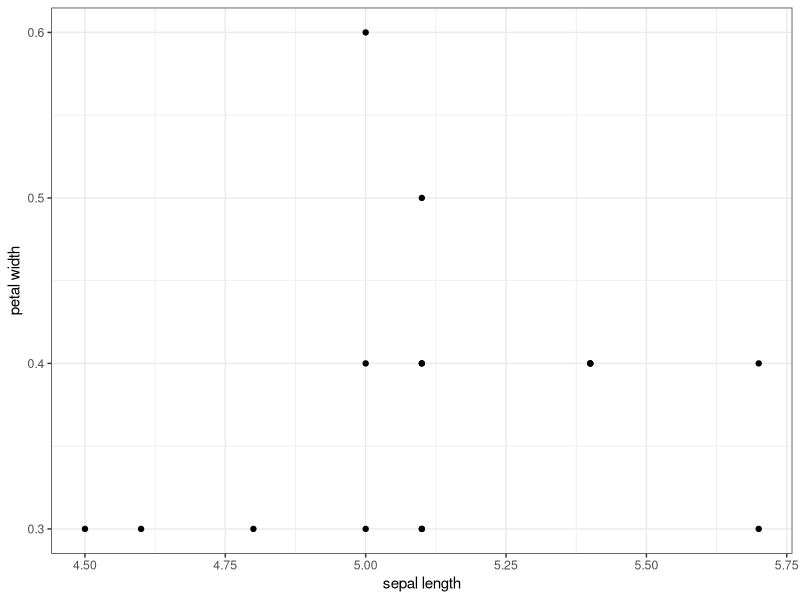
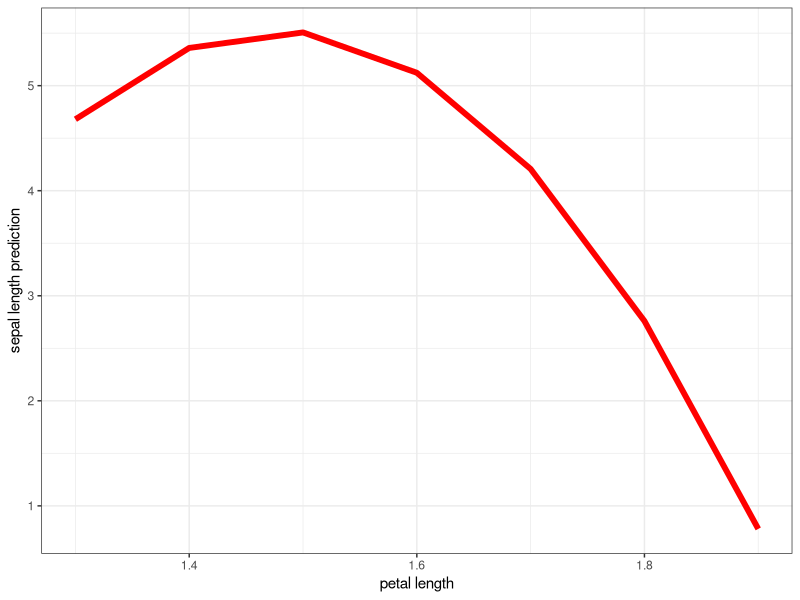

Source code (R) for these figures, in order:
## data vizualization
# set-up =======================================================================

library(tidyverse)
library(here)

setosa_subset= read_csv(here('./output/setosa_subset_data.csv'))
new_data = read_csv(here('./output/new_data_for_prediction.csv'))
# make and save a simple plot
simple_fig = ggplot(data = setosa_subset) +
  geom_point(aes(x = Sepal.Length, y = Petal.Width)) +
  labs(x = "sepal length", y = "petal width") +
  theme_bw()
ggsave(here('./figs/simple_iris_fig.png'), simple_fig)


# plot prediction
prediction_plot = ggplot(data = new_data) +
  geom_line(aes(x = Petal.Length, y = prediction),
            size = 2, colour = 'red') +
  labs(x = "petal length", y = "sepal length prediction") +
  theme_bw()
ggsave(here('./figs/prediction_plot_simple.png'), prediction_plot)